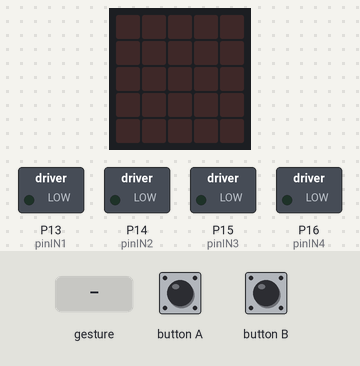
Simulated run of this program. Board: BBC micro:bit (MakeCode). Shown: the board's 5×5 LED display, switched loads named in the program (green lamp = pin HIGH). The test bench sets the inputs (shaded band). A tilt is held for 1.5 s and a shake lasts 1 s, then the board lies face up again.

Above: at 1.2 s.
1.3 s: gesture 'shake'
At 2.3 s:
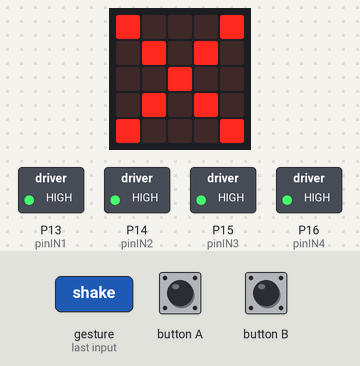
3.0 s: button A pressed for 0.15 s
At 4.9 s:
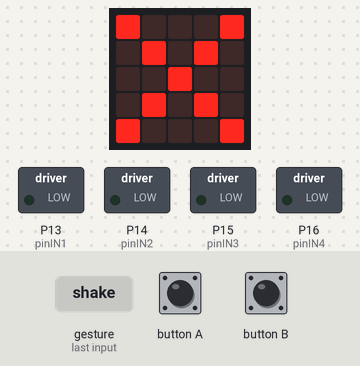
5.6 s: button B pressed for 0.15 s
At 6.1 s:
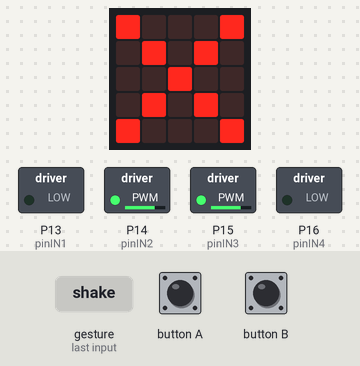
7.7 s: gesture 'shake'
At 8.4 s:
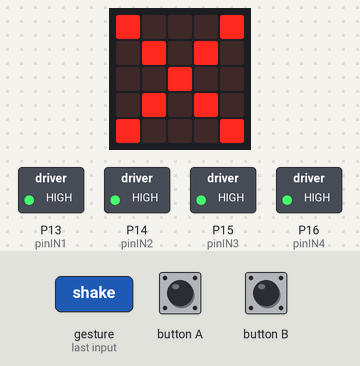
Timing chart, 0 to 10.4 s (numbered marks = the images above; inputs shaded):
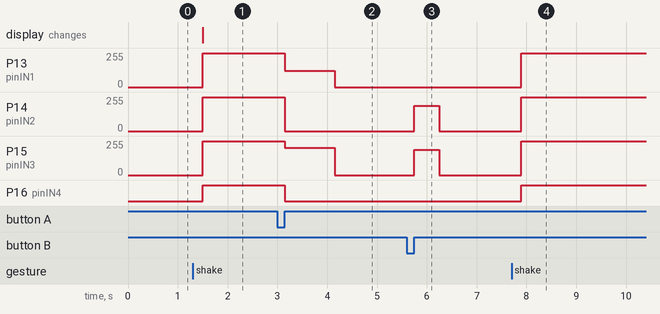

Measured:
- after the input at 1.3 s, P13 (pinIN1), P14 (pinIN2), P15 (pinIN3): 0/255 → 255/255 after 0.20 s; P16 (pinIN4): LOW → HIGH after 0.20 s; the display: changes after 0.20 s (image 1)
- after the input at 3.0 s, P13 (pinIN1): 255/255 → 122/255 after 0.15 s, → 0/255 1.0 s later; P14 (pinIN2): 255/255 → 0/255 after 0.15 s; P15 (pinIN3): 255/255 → 205/255 after 0.15 s, → 0/255 1.0 s later; P16 (pinIN4): HIGH → LOW after 0.15 s
- after the input at 5.6 s, P14 (pinIN2), P15 (pinIN3): 0/255 → 189/255 after 0.15 s, → 0/255 0.50 s later
- after the input at 7.7 s, P13 (pinIN1), P14 (pinIN2), P15 (pinIN3): 0/255 → 255/255 after 0.20 s; P16 (pinIN4): LOW → HIGH after 0.20 s

The program:

main.ts
```typescript
/**
 * L298N Motor Driver blocks for micro:bit + Sensor:bit
 *
 * Wiring assumption: jumpers left in place on ENA / ENB,
 * so speed is controlled by PWM directly on IN1-IN4.
 *
 *   IN1 / IN2  ->  Motor A (left wheel)
 *   IN3 / IN4  ->  Motor B (right wheel)
 */

enum MotorSide {
    //% block="left wheel"
    //% block.loc.th="ล้อซ้าย"
    Left = 0,
    //% block="right wheel"
    //% block.loc.th="ล้อขวา"
    Right = 1
}

enum MotorDir {
    //% block="forward"
    //% block.loc.th="เดินหน้า"
    Forward = 0,
    //% block="backward"
    //% block.loc.th="ถอยหลัง"
    Backward = 1
}

//% weight=100 color=#E63946 icon="\uf1b9"
//% block="L298 Motor"
//% block.loc.th="มอเตอร์ L298"
//% groups="['Setup', 'Drive', 'Advanced']"
//% groups.loc.th="['เริ่มต้น', 'ขับเคลื่อน', 'ขั้นสูง']"
namespace l298 {

    let pinIN1 = DigitalPin.P13
    let pinIN2 = DigitalPin.P14
    let pinIN3 = DigitalPin.P15
    let pinIN4 = DigitalPin.P16
    let pwmPeriodUs = 1000
    let minPower = 0

    // ---------- internal helpers (not exposed as blocks) ----------

    function toPwm(percent: number): number {
        let p = Math.constrain(percent, 0, 100)
        if (p > 0 && minPower > 0) {
            p = Math.map(p, 0, 100, minPower, 100)
        }
        return Math.round(Math.map(p, 0, 100, 0, 1023))
    }

    function drive(pinPwm: DigitalPin, pinLow: DigitalPin, speed: number) {
        pins.digitalWritePin(pinLow, 0)
        pins.analogWritePin(<AnalogPin><number>pinPwm, toPwm(speed))
        pins.analogSetPeriod(<AnalogPin><number>pinPwm, pwmPeriodUs)
    }

    function coast(pinA: DigitalPin, pinB: DigitalPin) {
        pins.digitalWritePin(pinA, 0)
        pins.digitalWritePin(pinB, 0)
    }

    // ---------- group: Setup ----------

    /**
     * Set the pins wired to the L298 module and stop both motors.
     * Always place this block inside "on start".
     * @param in1 pin wired to IN1
     * @param in2 pin wired to IN2
     * @param in3 pin wired to IN3
     * @param in4 pin wired to IN4
     */
    //% blockId=l298_setup
    //% block="set motor pins IN1 %in1 IN2 %in2 IN3 %in3 IN4 %in4"
    //% block.loc.th="ตั้งค่ามอเตอร์ IN1 %in1 IN2 %in2 IN3 %in3 IN4 %in4"
    //% jsdoc.loc.th="กำหนดขาที่ต่อกับ L298 แล้วหยุดมอเตอร์ทั้งสองข้าง ให้วางบล็อกนี้ไว้ใน on start เสมอ"
    //% in1.defl=DigitalPin.P13
    //% in2.defl=DigitalPin.P14
    //% in3.defl=DigitalPin.P15
    //% in4.defl=DigitalPin.P16
    //% inlineInputMode=external
    //% weight=100 blockGap=8
    //% group="Setup"
    export function setup(in1: DigitalPin, in2: DigitalPin, in3: DigitalPin, in4: DigitalPin): void {
        pinIN1 = in1
        pinIN2 = in2
        pinIN3 = in3
        pinIN4 = in4
        stop()
    }

    // ---------- group: Drive ----------

    /**
     * Drive both wheels forward.
     * @param speed speed from 0 to 100 percent
     */
    //% blockId=l298_forward
    //% block="drive forward at %speed \\%"
    //% block.loc.th="เดินหน้า ความเร็ว %speed \\%"
    //% jsdoc.loc.th="เดินหน้าทั้งสองล้อ"
    //% speed.min=0 speed.max=100 speed.defl=60
    //% weight=95
    //% group="Drive"
    export function forward(speed: number): void {
        runMotor(MotorSide.Left, MotorDir.Forward, speed)
        runMotor(MotorSide.Right, MotorDir.Forward, speed)
    }

    /**
     * Drive both wheels backward.
     * @param speed speed from 0 to 100 percent
     */
    //% blockId=l298_backward
    //% block="drive backward at %speed \\%"
    //% block.loc.th="ถอยหลัง ความเร็ว %speed \\%"
    //% jsdoc.loc.th="ถอยหลังทั้งสองล้อ"
    //% speed.min=0 speed.max=100 speed.defl=60
    //% weight=90
    //% group="Drive"
    export function backward(speed: number): void {
        runMotor(MotorSide.Left, MotorDir.Backward, speed)
        runMotor(MotorSide.Right, MotorDir.Backward, speed)
    }

    /**
     * Spin left on the spot: left wheel backward, right wheel forward.
     * @param speed speed from 0 to 100 percent
     */
    //% blockId=l298_turn_left
    //% block="turn left at %speed \\%"
    //% block.loc.th="เลี้ยวซ้าย ความเร็ว %speed \\%"
    //% jsdoc.loc.th="เลี้ยวซ้ายแบบหมุนอยู่กับที่ (ล้อซ้ายถอย ล้อขวาเดินหน้า)"
    //% speed.min=0 speed.max=100 speed.defl=60
    //% weight=85
    //% group="Drive"
    export function turnLeft(speed: number): void {
        runMotor(MotorSide.Left, MotorDir.Backward, speed)
        runMotor(MotorSide.Right, MotorDir.Forward, speed)
    }

    /**
     * Spin right on the spot: left wheel forward, right wheel backward.
     * @param speed speed from 0 to 100 percent
     */
    //% blockId=l298_turn_right
    //% block="turn right at %speed \\%"
    //% block.loc.th="เลี้ยวขวา ความเร็ว %speed \\%"
    //% jsdoc.loc.th="เลี้ยวขวาแบบหมุนอยู่กับที่ (ล้อซ้ายเดินหน้า ล้อขวาถอย)"
    //% speed.min=0 speed.max=100 speed.defl=60
    //% weight=80
    //% group="Drive"
    export function turnRight(speed: number): void {
        runMotor(MotorSide.Left, MotorDir.Forward, speed)
        runMotor(MotorSide.Right, MotorDir.Backward, speed)
    }

    /**
     * Stop both motors and let them coast.
     */
    //% blockId=l298_stop
    //% block="stop motors"
    //% block.loc.th="หยุดมอเตอร์"
    //% jsdoc.loc.th="หยุดมอเตอร์ทั้งสองข้าง (ปล่อยให้ไหลอิสระ)"
    //% weight=75
    //% group="Drive"
    export function stop(): void {
        coast(pinIN1, pinIN2)
        coast(pinIN3, pinIN4)
    }

    /**
     * Drive forward for a set time, then stop automatically.
     * @param speed speed from 0 to 100 percent
     * @param ms duration in milliseconds
     */
    //% blockId=l298_forward_for
    //% block="drive forward at %speed \\% for %ms ms"
    //% block.loc.th="เดินหน้า ความเร็ว %speed \\% เป็นเวลา %ms ms"
    //% jsdoc.loc.th="เดินหน้าตามเวลาที่กำหนด แล้วหยุดเอง"
    //% speed.min=0 speed.max=100 speed.defl=60
    //% ms.shadow=timePicker ms.defl=1000
    //% weight=70
    //% group="Drive"
    export function forwardFor(speed: number, ms: number): void {
        forward(speed)
        basic.pause(ms)
        stop()
    }

    /**
     * Drive both wheels with independent speeds.
     * Positive = forward, negative = backward, 0 = stop that wheel.
     * @param left left wheel speed from -100 to 100
     * @param right right wheel speed from -100 to 100
     */
    //% blockId=l298_tank
    //% block="drive left wheel %left \\% right wheel %right \\%"
    //% block.loc.th="ขับ ล้อซ้าย %left \\% ล้อขวา %right \\%"
    //% jsdoc.loc.th="ขับสองล้อพร้อมกัน กำหนดความเร็วแยกกันได้ ค่าบวกคือเดินหน้า ค่าลบคือถอยหลัง 0 คือหยุดล้อนั้น"
    //% left.min=-100 left.max=100 left.defl=60
    //% right.min=-100 right.max=100 right.defl=60
    //% inlineInputMode=inline
    //% weight=65 blockGap=24
    //% group="Drive"
    export function tank(left: number, right: number): void {
        wheel(MotorSide.Left, left)
        wheel(MotorSide.Right, right)
    }

    // ---------- group: Advanced ----------

    /**
     * Drive one wheel. Positive = forward, negative = backward, 0 = stop.
     * @param side which wheel
     * @param speed speed from -100 to 100
     */
    //% blockId=l298_wheel
    //% block="drive %side at %speed \\%"
    //% block.loc.th="ขับ %side ความเร็ว %speed \\%"
    //% jsdoc.loc.th="ขับล้อเดียว ค่าบวกคือเดินหน้า ค่าลบคือถอยหลัง 0 คือหยุด"
    //% speed.min=-100 speed.max=100 speed.defl=60
    //% weight=62
    //% group="Advanced"
    export function wheel(side: MotorSide, speed: number): void {
        let s = Math.constrain(speed, -100, 100)
        if (s > 0) {
            runMotor(side, MotorDir.Forward, s)
        } else if (s < 0) {
            runMotor(side, MotorDir.Backward, -s)
        } else {
            stopSide(side)
        }
    }

    /**
     * Run one wheel with an explicit direction.
     * @param side which wheel
     * @param dir direction
     * @param speed speed from 0 to 100 percent
     */
    //% blockId=l298_run_motor
    //% block="run %side %dir at %speed \\%"
    //% block.loc.th="หมุน %side %dir ความเร็ว %speed \\%"
    //% jsdoc.loc.th="สั่งมอเตอร์ทีละล้อ โดยเลือกทิศทางจาก dropdown"
    //% speed.min=0 speed.max=100 speed.defl=60
    //% weight=60
    //% group="Advanced"
    export function runMotor(side: MotorSide, dir: MotorDir, speed: number): void {
        let a = side == MotorSide.Left ? pinIN1 : pinIN3
        let b = side == MotorSide.Left ? pinIN2 : pinIN4
        if (dir == MotorDir.Forward) {
            drive(a, b, speed)
        } else {
            drive(b, a, speed)
        }
    }

    /**
     * Stop one wheel.
     * @param side which wheel
     */
    //% blockId=l298_stop_side
    //% block="stop %side"
    //% block.loc.th="หยุด %side"
    //% jsdoc.loc.th="หยุดมอเตอร์ทีละล้อ"
    //% weight=55
    //% group="Advanced"
    export function stopSide(side: MotorSide): void {
        if (side == MotorSide.Left) {
            coast(pinIN1, pinIN2)
        } else {
            coast(pinIN3, pinIN4)
        }
    }

    /**
     * Brake both motors by pulling both IN pins HIGH.
     * Stops faster than the coast-based stop block, but more abruptly.
     */
    //% blockId=l298_brake
    //% block="brake motors"
    //% block.loc.th="เบรกมอเตอร์"
    //% jsdoc.loc.th="เบรกมอเตอร์ทั้งสองข้าง หยุดเร็วกว่าบล็อกหยุดมอเตอร์ แต่กระชากกว่า"
    //% weight=50
    //% group="Advanced"
    export function brake(): void {
        pins.digitalWritePin(pinIN1, 1)
        pins.digitalWritePin(pinIN2, 1)
        pins.digitalWritePin(pinIN3, 1)
        pins.digitalWritePin(pinIN4, 1)
    }

    /**
     * Set the minimum power at which the motors actually start moving.
     * Use 0 to disable the compensation.
     * @param percent minimum power from 0 to 80 percent
     */
    //% blockId=l298_set_min_power
    //% block="set minimum power to %percent \\%"
    //% block.loc.th="ตั้งกำลังขั้นต่ำ %percent \\%"
    //% jsdoc.loc.th="ตั้งกำลังขั้นต่ำที่มอเตอร์เริ่มออกตัวได้ ถ้าสั่งความเร็วน้อย ๆ แล้วรถไม่ขยับ ให้ลองตั้งที่ 35-45"
    //% percent.min=0 percent.max=80 percent.defl=35
    //% weight=48
    //% group="Advanced"
    export function setMinPower(percent: number): void {
        minPower = Math.constrain(percent, 0, 80)
    }

    /**
     * Set the PWM frequency. Default is 1000 Hz.
     * The L298 is a BJT bridge, so avoid going above 2000 Hz.
     * @param hz frequency in Hz
     */
    //% blockId=l298_set_frequency
    //% block="set PWM frequency to %hz Hz"
    //% block.loc.th="ตั้งความถี่ PWM %hz Hz"
    //% jsdoc.loc.th="ตั้งความถี่ PWM ค่าเริ่มต้นคือ 1000 Hz ไม่ควรเกิน 2000 Hz"
    //% hz.min=100 hz.max=2000 hz.defl=1000
    //% weight=45
    //% group="Advanced"
    export function setFrequency(hz: number): void {
        pwmPeriodUs = Math.round(1000000 / Math.constrain(hz, 100, 2000))
    }
}
```

test.ts
```typescript
// ไฟล์ทดสอบ - ไม่ถูกรวมเข้าไปตอนเด็ก ๆ เอา extension ไปใช้
l298.setup(DigitalPin.P13, DigitalPin.P14, DigitalPin.P15, DigitalPin.P16)
l298.setMinPower(35)

input.onButtonPressed(Button.A, function () {
    // เลี้ยวโค้งซ้าย: ล้อซ้ายช้ากว่าล้อขวา
    l298.tank(20, 70)
    basic.pause(1000)
    l298.tank(0, 0)
})

input.onButtonPressed(Button.B, function () {
    // หมุนอยู่กับที่: ล้อสองข้างสวนทางกัน
    l298.tank(-60, 60)
    basic.pause(500)
    l298.tank(0, 0)
})

input.onGesture(Gesture.Shake, function () {
    l298.brake()
    basic.showIcon(IconNames.No)
})
```
